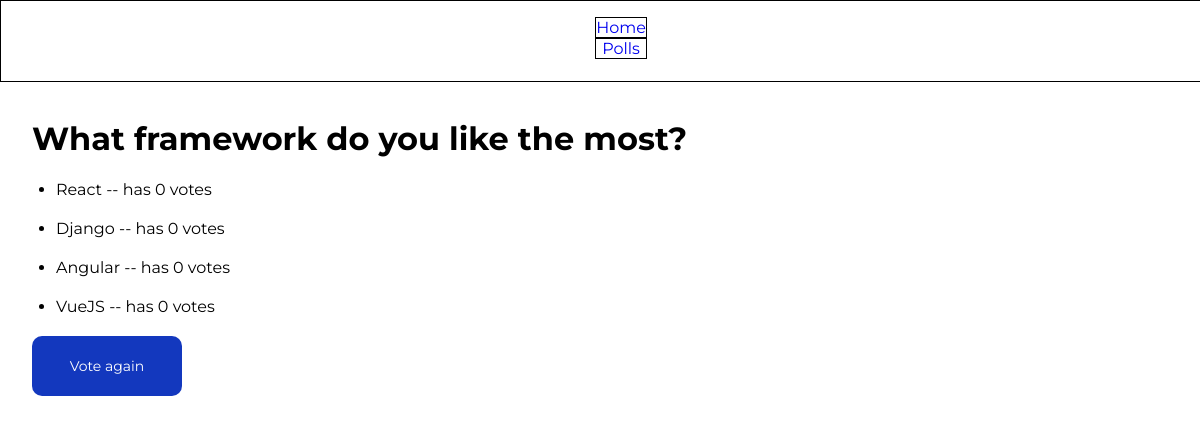
The app's page /polls/2/result/, older data.
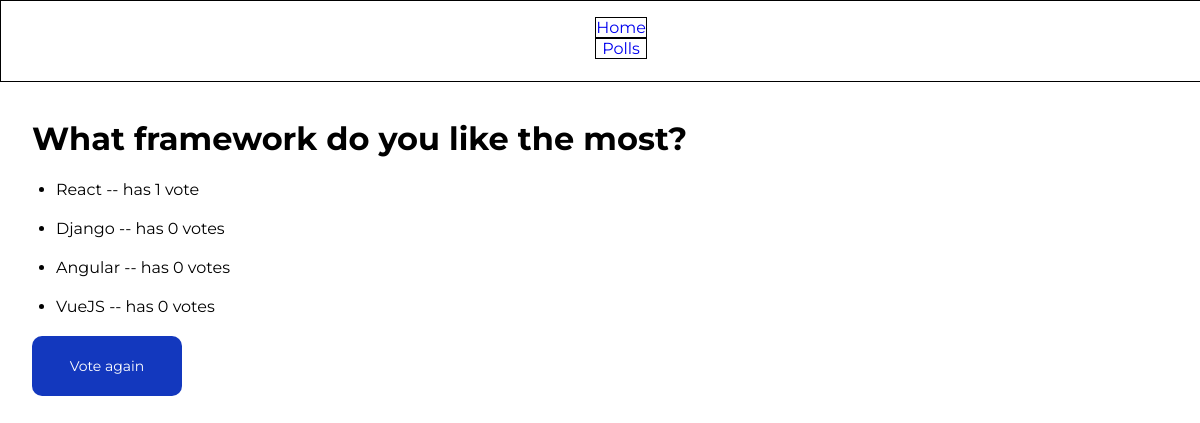
The same page, newer data.
### polls/models.py (models this page shows, shortened)
class Choice(models.Model):
    question = models.ForeignKey(Question, on_delete=models.CASCADE) # ea choice corresponds to question
    choice_text = models.CharField(max_length=200)
    votes = models.IntegerField(default=0)

### polls/views.py (the view)
# urls.py: path('<int:pk>/result/', views.ResultsView.as_view(), name='results'),
class ResultsView(generic.DetailView):
    model = Question
    template_name = 'polls/results.html'

### polls/templates/polls/results.html (shortened to what this page needs)
{% extends 'polls/_base.html' %}
{% load static %}
    {% block head %}
        <link rel="stylesheet" type="text/css" href="{% static 'polls/results.css' %}">
    {% endblock %}
{% block body %}
  <h1>{{ question.question_text }}</h1>
  <ul class="results-list">
      {% for choice in question.choice_set.all %}
        <li class="result-item">{{ choice.choice_text }} -- has {{ choice.votes }} vote{{ choice.votes|pluralize }}</li>
      {% endfor %}
  </ul>
    <div id="vote-again-container">
        <a href="{% url 'polls:detail' question.id %}" id="vote-again-link">Vote again</a>
    </div>
{% endblock %}

Row changes from the older to the newer data that the page shows:
changed Choice "React": votes "0" → "1"
